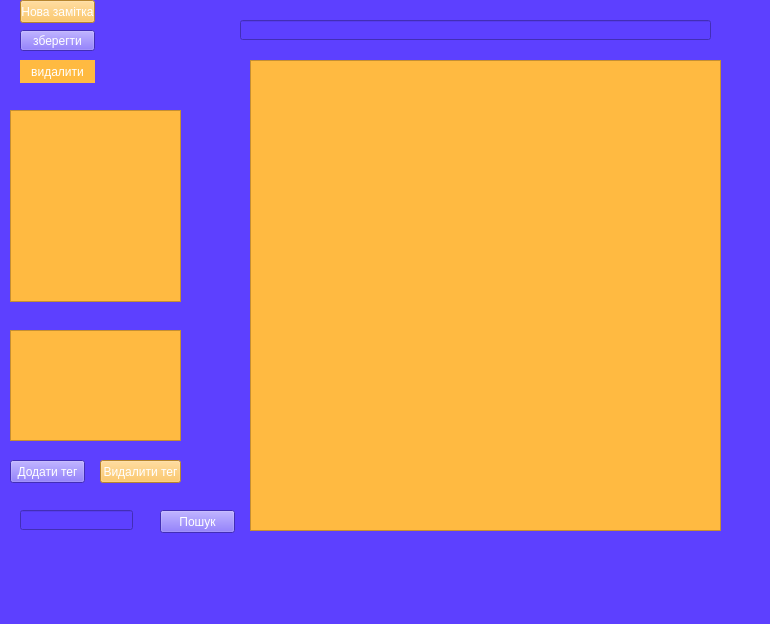
<?xml version="1.0" encoding="UTF-8"?>
<ui version="4.0">
 <class>MainWindow</class>
 <widget class="QMainWindow" name="MainWindow">
  <property name="geometry">
   <rect>
    <x>0</x>
    <y>0</y>
    <width>770</width>
    <height>624</height>
   </rect>
  </property>
  <property name="windowTitle">
   <string>замітки</string>
  </property>
  <property name="styleSheet">
   <string notr="true">background: rgb(93, 64, 255);
color:rgb(255, 255, 255);</string>
  </property>
  <widget class="QWidget" name="centralwidget">
   <widget class="QPushButton" name="pushButton">
    <property name="geometry">
     <rect>
      <x>20</x>
      <y>60</y>
      <width>75</width>
      <height>23</height>
     </rect>
    </property>
    <property name="styleSheet">
     <string notr="true">background:rgb(255, 186, 65);
border: 2px colid white</string>
    </property>
    <property name="text">
     <string>видалити</string>
    </property>
   </widget>
   <widget class="QTextEdit" name="textEdit">
    <property name="geometry">
     <rect>
      <x>250</x>
      <y>60</y>
      <width>471</width>
      <height>471</height>
     </rect>
    </property>
    <property name="styleSheet">
     <string notr="true">background:rgb(255, 186, 65);</string>
    </property>
   </widget>
   <widget class="QLineEdit" name="title_edit">
    <property name="geometry">
     <rect>
      <x>240</x>
      <y>20</y>
      <width>471</width>
      <height>20</height>
     </rect>
    </property>
   </widget>
   <widget class="QPushButton" name="pushButton_2">
    <property name="geometry">
     <rect>
      <x>20</x>
      <y>30</y>
      <width>75</width>
      <height>21</height>
     </rect>
    </property>
    <property name="text">
     <string>зберегти</string>
    </property>
   </widget>
   <widget class="QListView" name="listView">
    <property name="geometry">
     <rect>
      <x>10</x>
      <y>110</y>
      <width>171</width>
      <height>192</height>
     </rect>
    </property>
    <property name="styleSheet">
     <string notr="true">background:rgb(255, 186, 65);</string>
    </property>
   </widget>
   <widget class="QListView" name="listView_2">
    <property name="geometry">
     <rect>
      <x>10</x>
      <y>330</y>
      <width>171</width>
      <height>111</height>
     </rect>
    </property>
    <property name="styleSheet">
     <string notr="true">background:rgb(255, 186, 65);</string>
    </property>
   </widget>
   <widget class="QPushButton" name="pushButton_4">
    <property name="geometry">
     <rect>
      <x>100</x>
      <y>460</y>
      <width>81</width>
      <height>23</height>
     </rect>
    </property>
    <property name="styleSheet">
     <string notr="true">background:rgb(255, 186, 65);</string>
    </property>
    <property name="text">
     <string>Видалити тег</string>
    </property>
   </widget>
   <widget class="QPushButton" name="pushButton_5">
    <property name="geometry">
     <rect>
      <x>160</x>
      <y>510</y>
      <width>75</width>
      <height>23</height>
     </rect>
    </property>
    <property name="text">
     <string>Пошук</string>
    </property>
   </widget>
   <widget class="QPushButton" name="pushButton_3">
    <property name="geometry">
     <rect>
      <x>10</x>
      <y>460</y>
      <width>75</width>
      <height>23</height>
     </rect>
    </property>
    <property name="text">
     <string>Додати тег</string>
    </property>
   </widget>
   <widget class="QLineEdit" name="tag_edit">
    <property name="geometry">
     <rect>
      <x>20</x>
      <y>510</y>
      <width>113</width>
      <height>20</height>
     </rect>
    </property>
   </widget>
   <widget class="QPushButton" name="create_btn">
    <property name="geometry">
     <rect>
      <x>20</x>
      <y>0</y>
      <width>75</width>
      <height>23</height>
     </rect>
    </property>
    <property name="styleSheet">
     <string notr="true">background:rgb(255, 186, 65);</string>
    </property>
    <property name="text">
     <string>Нова замітка</string>
    </property>
   </widget>
  </widget>
  <widget class="QMenuBar" name="menubar">
   <property name="geometry">
    <rect>
     <x>0</x>
     <y>0</y>
     <width>770</width>
     <height>21</height>
    </rect>
   </property>
  </widget>
  <widget class="QStatusBar" name="statusbar"/>
 </widget>
 <resources/>
 <connections/>
</ui>
